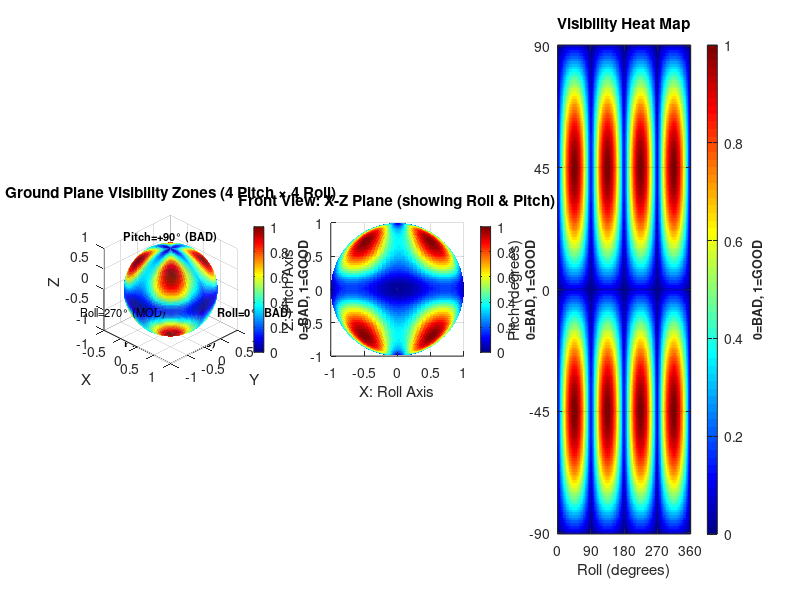

Recreate this plot in MATLAB.
% Visualizes good/bad visibility regions based on roll and pitch angles
% 4 roll regions × 4 pitch regions = 8 unique zones

clear; close all;

[x, y, z] = sphere(100);

% Convert to spherical coordinates (roll = azimuth, pitch = elevation from xy-plane)
% roll: 0-360 deg 
% pitch: -90 to 90 deg
roll = atan2d(y, x);  % map points on sphere to -180 to 180 deg roll anlge using atan2 (deg) (forward / backward motion)
roll(roll < 0) = roll(roll < 0) + 360;  % Convert to 0-360 deg
pitch = asind(z);  % map points on sphere to -90 to 90 deg pitch angle using asin (deg)

% visibility function
% 4 pitch regions: around -90, -45, +45, +90 deg
% 4 roll regions: 0-90, 90-180, 180-270, 270-360 deg
visibility = zeros(size(roll));

for i = 1:size(roll, 1)
    for j = 1:size(roll, 2)
        r = roll(i, j);
        p = pitch(i, j);

        % Determine pitch region
        % 0°/180°:  VERY BAD - no ground visible (default horizontal orientatiion)
        % 90°/270°  MODERATE - sees ground close (small area but high point density)
        % ±45°:     GOOD - optimal ground view (large area)


        % TODO: Maybe change to 0.2 + 0.8 * diag for a more smooth transition between bad and moderate
        pitch_rad = p * pi/180; % convert to rad
        pitch_optim = abs(sin(2 * pitch_rad));  % period of 180° -> Max at ±45°, min at 0°/±90°; abs for symmetry -- e.g. sin(2*45°)=sin(90°)=1, sin(2*0°)=sin(0°)=0, sin(2*90°)=sin(180°)=0
        pitch_score = 0.1 + 0.9 * pitch_optim;  % 0.1 at 0°/±90°, 1.0 at ±45° -- avoids 0 visibility

        % Determine roll region
        % 0°/180°:              VERY BAD - no ground visible (default horizontal orientatiion)
        % 90°/270°:             MODERATE - sees ground but close (small area but high point density)
        % 45°/135°/225°/315°:   GOOD - optimal ground view (large area)
        roll_rad = r * pi/180; % convert to rad
        roll_optim = abs(sin(2 * roll_rad));  % period of 180° -> Max at 45°, 135°, 225°, 315°, min at 0°/180°; abs for symmetry -- e.g. sin(2*45°)=sin(90°)=1, sin(2*135°)=sin(270°)=1, sin(2*0°)=sin(0°)=0
        roll_score = 0.1 + 0.9 * roll_optim;  % 0.1 at 0°/180°, 1.0 at 45°, 135°, 225°, 315° -- avoids 0 visibility

        % Combined visibility score (0 = bad, 1 = good) 
        visibility(i, j) = pitch_score * roll_score; % TODO:currently only high when both are high -- maybe find better option
    end
end

% transitions between regions using Gaussian blur
vis_smooth = visibility;
kernel_size = 5; % size of neighborhood for avg
for i = 1:size(visibility, 1)
    for j = 1:size(visibility, 2)
        % Get neighborhood indices
        i_range = max(1, i-kernel_size):min(size(visibility,1), i+kernel_size); % avoid out-of-bounds
        j_range = max(1, j-kernel_size):min(size(visibility,2), j+kernel_size); % avoid out-of-bounds
        vis_smooth(i, j) = mean(mean(visibility(i_range, j_range))); % compute avg of defined neighborhood
    end
end

% Normalize
visibility = vis_smooth;
visibility = (visibility - min(visibility(:))) / (max(visibility(:)) - min(visibility(:))); % [0...1]

% Create figure
figure('Position', [100, 100, 1920, 1080]);

% Plot 1: Sphere with visibility coloring
subplot(1, 3, 1);
surf(x, y, z, visibility, 'EdgeColor', 'none', 'FaceAlpha', 0.9);
colormap(jet);
cb = colorbar;
caxis([0, 1]);
ylabel(cb, '0=BAD, 1=GOOD', 'FontSize', 9, 'FontWeight', 'bold');
axis equal;
xlabel('X'); ylabel('Y'); zlabel('Z');
title('Ground Plane Visibility Zones (4 Pitch × 4 Roll)');
view(45, 30);
% lighting gouraud;
% light('Position', [1, 1, 1]);
grid on;

% annotations for roll &pitch (maybe remove later)
text(1.4, 0, 0, 'Roll=0° (BAD)', 'HorizontalAlignment', 'left', 'FontSize', 8, 'FontWeight', 'bold');
text(0, -1.4, 0, 'Roll=270° (MOD)', 'HorizontalAlignment', 'center', 'FontSize', 8);
text(0, 0, 1.3, 'Pitch=+90° (BAD)', 'HorizontalAlignment', 'center', 'FontSize', 8, 'FontWeight', 'bold');
text(0, 0, -1.3, 'Pitch=-90° (BAD)', 'HorizontalAlignment', 'center', 'FontSize', 8, 'FontWeight', 'bold');

% Plot 2: Frontal view for clarity of symmetry
subplot(1, 3, 2);
surf(x, y, z, visibility, 'EdgeColor', 'none', 'FaceAlpha', 0.9);
colormap(jet);
cb = colorbar;
caxis([0, 1]);
ylabel(cb, '0=BAD, 1=GOOD', 'FontSize', 9, 'FontWeight', 'bold');
axis equal;
xlabel('X: Roll Axis'); 
zlabel('Z: Pitch Axis');
title('Front View: X-Z Plane (showing Roll & Pitch)');
view(0, 0);
% lighting gouraud;
% light('Position', [1, 1, 1]);
grid on;

% Plot 3: 2D map of visibility
subplot(1, 3, 3);
[roll_grid, pitch_grid] = meshgrid(0:2:360, -90:1:90);
vis_map = zeros(size(roll_grid));

for i = 1:size(roll_grid, 1)
    for j = 1:size(roll_grid, 2)
        r = roll_grid(i, j);
        p = pitch_grid(i, j);

        pitch_rad = p * pi/180;
        diagonal_pitch = abs(sin(2 * pitch_rad));
        pitch_score = 0.1 + 0.9 * diagonal_pitch;

        roll_rad = r * pi/180;
        diagonal_roll = abs(sin(2 * roll_rad));
        roll_score = 0.1 + 0.9 * diagonal_roll;

        vis_map(i, j) = pitch_score * roll_score;
    end
end

vis_map = (vis_map - min(vis_map(:))) / (max(vis_map(:)) - min(vis_map(:)));

imagesc(0:2:360, -90:1:90, vis_map);
colormap(jet);
cb = colorbar;
caxis([0, 1]);
ylabel(cb, '0=BAD, 1=GOOD', 'FontSize', 9, 'FontWeight', 'bold');
xlabel('Roll (degrees)');
ylabel('Pitch (degrees)');
title('Visibility Heat Map');
axis xy;
grid on;

% axes markings
set(gca, 'XTick', [0, 90, 180, 270, 360]);
set(gca, 'YTick', [-90, -45, 0, 45, 90]);

% % Add zone boundary lines
% hold on;
% % 4 roll regions: vertical lines at 0, 90, 180, 270
% for r = [0, 90, 180, 270, 360]
%     plot([r, r], [-90, 90], 'k-', 'LineWidth', 1.5);
% end
% % 4 pitch regions: horizontal lines
% for p = [-67.5, -22.5, 22.5, 67.5]
%     plot([0, 360], [p, p], 'k-', 'LineWidth', 1.5);
% end
% hold off;

fprintf('\n=== Visibility Zones ===\n');
fprintf('PITCH Regions:\n');
fprintf('  0°: VERY BAD (horizontal - no ground visible)\n');
fprintf('  ±90°: MODERATE (straight up/down - close ground, small area, high density)\n');
fprintf('  ±45°: GOOD (optimal tilt - large ground area visible)\n\n');
fprintf('ROLL Regions:\n');
fprintf('  0°/180°: VERY BAD (no ground visible - looking forward/back)\n');
fprintf('  90°/270°: MODERATE (close ground - small area, high point density)\n');
fprintf('  45°/135°/225°/315°: GOOD (optimal ground view - large area)\n\n');
fprintf('Color coding:\n');
fprintf('  Red (0.7-1.0): Good visibility\n');
fprintf('  Yellow (0.3-0.7): Moderate visibility\n');
fprintf('  Blue (0.0-0.3): Poor visibility\n');

function visibility_score = get_visibility(pitch_deg, roll_deg)
    pitch_rad = pitch_deg * pi/180;
    pitch_optim = abs(sin(2 * pitch_rad));
    pitch_score = 0.1 + 0.9 * pitch_optim;

    roll_rad = roll_deg * pi/180;
    roll_optim = abs(sin(2 * roll_rad));
    roll_score = 0.1 + 0.9 * roll_optim;

    visibility_score = pitch_score * roll_score;
end

fprintf('\n=== Example Queries ===\n');
test_angles = [0, 0; 45, 45; 90, 0; 45, 90; 0, 90];
for i = 1:size(test_angles, 1)
    p = test_angles(i, 1);
    r = test_angles(i, 2);
    vis = get_visibility(p, r);
    fprintf('Pitch=%3d°, Roll=%3d° -> Visibility = %.3f\n', p, r, vis);
end


